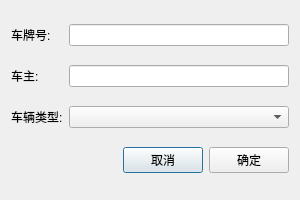
<?xml version="1.0" encoding="UTF-8"?>
<ui version="4.0">
 <class>VehicleDialog</class>
 <widget class="QDialog" name="VehicleDialog">
  <property name="geometry">
   <rect>
    <x>0</x>
    <y>0</y>
    <width>300</width>
    <height>200</height>
   </rect>
  </property>
  <property name="windowTitle">
   <string>车辆信息</string>
  </property>
  <layout class="QGridLayout" name="gridLayout">
   <item row="0" column="0">
    <widget class="QLabel" name="labelPlate">
     <property name="text">
      <string>车牌号:</string>
     </property>
    </widget>
   </item>
   <item row="0" column="1">
    <widget class="QLineEdit" name="lineEditPlate"/>
   </item>
   <item row="1" column="0">
    <widget class="QLabel" name="labelOwner">
     <property name="text">
      <string>车主:</string>
     </property>
    </widget>
   </item>
   <item row="1" column="1">
    <widget class="QLineEdit" name="lineEditOwner"/>
   </item>
   <item row="2" column="0">
    <widget class="QLabel" name="labelType">
     <property name="text">
      <string>车辆类型:</string>
     </property>
    </widget>
   </item>
   <item row="2" column="1">
    <widget class="QComboBox" name="comboBoxType"/>
   </item>
   <item row="3" column="0" colspan="2">
    <layout class="QHBoxLayout" name="horizontalLayout">
     <item>
      <spacer name="horizontalSpacer">
       <property name="orientation">
        <enum>Qt::Orientation::Horizontal</enum>
       </property>
       <property name="sizeHint" stdset="0">
        <size>
         <width>40</width>
         <height>20</height>
        </size>
       </property>
      </spacer>
     </item>
     <item>
      <widget class="QPushButton" name="pushButtonCancel">
       <property name="text">
        <string>取消</string>
       </property>
      </widget>
     </item>
     <item>
      <widget class="QPushButton" name="pushButtonOK">
       <property name="text">
        <string>确定</string>
       </property>
      </widget>
     </item>
    </layout>
   </item>
  </layout>
 </widget>
 <resources/>
 <connections>
  <connection>
   <sender>pushButtonOK</sender>
   <signal>clicked()</signal>
   <receiver>VehicleDialog</receiver>
   <slot>accept()</slot>
  </connection>
  <connection>
   <sender>pushButtonCancel</sender>
   <signal>clicked()</signal>
   <receiver>VehicleDialog</receiver>
   <slot>reject()</slot>
  </connection>
 </connections>
</ui>
